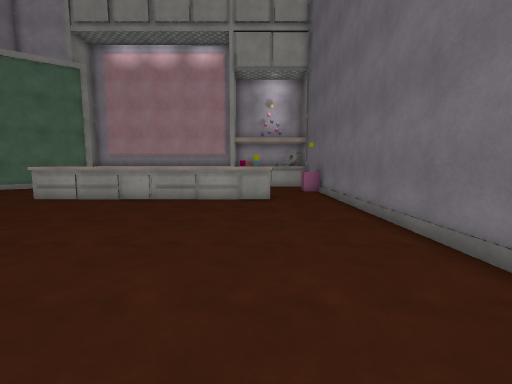
[1] (above)

14 first-person views from a walk through a 3-D level made in the Unity game engine. The camera is 1.4 m above the floor, tilts 6° down and sees 90° across. The floor is counted in squares, 1 m on a side. Each view is taken from the middle of a square. On the plan, view 1 faces up. The plan holds only what a view shows up to about 13 squares ahead; the rest is blank. The player character is not drawn. Surface patterns are stand-ins for the level's own textures.

[2]
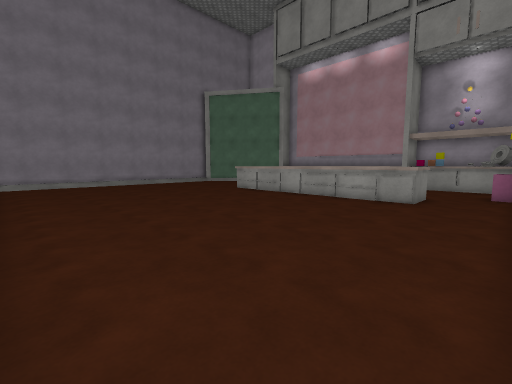

[3]
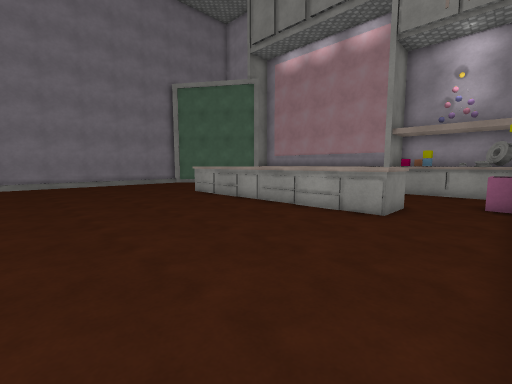

[4]
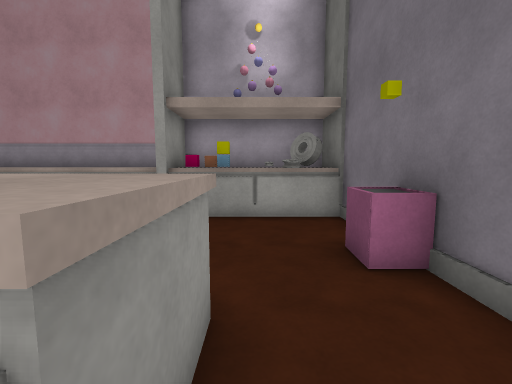

[5]
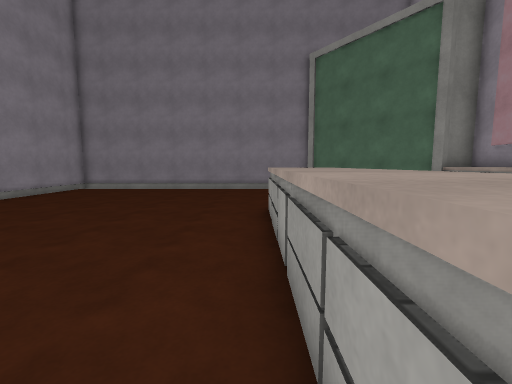

[6]
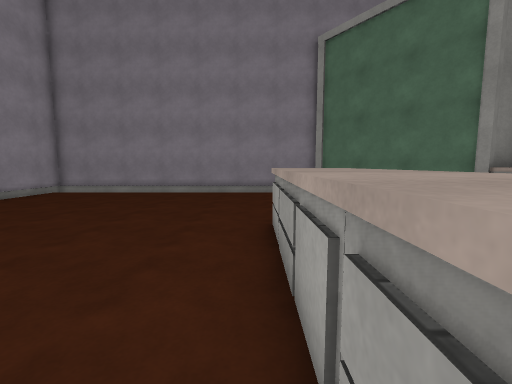

[7]
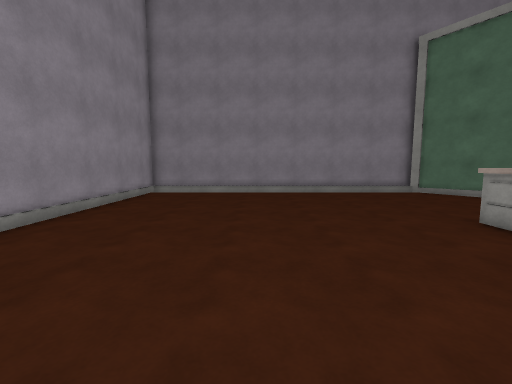

[8]
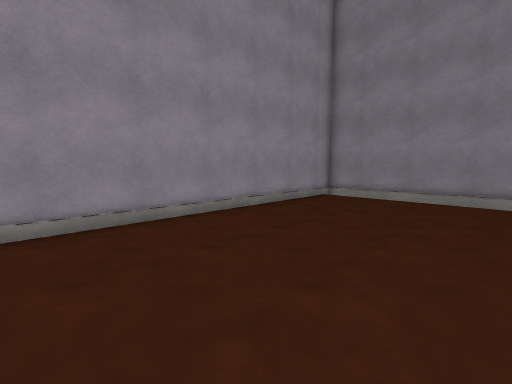

[9]
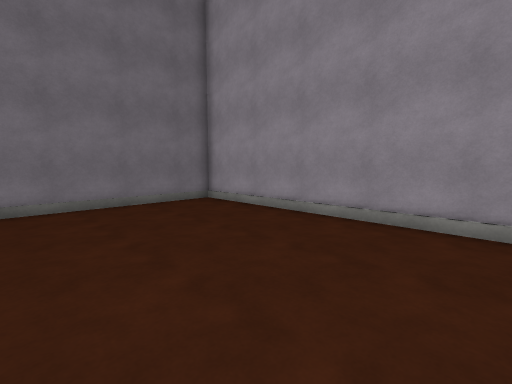

[10]
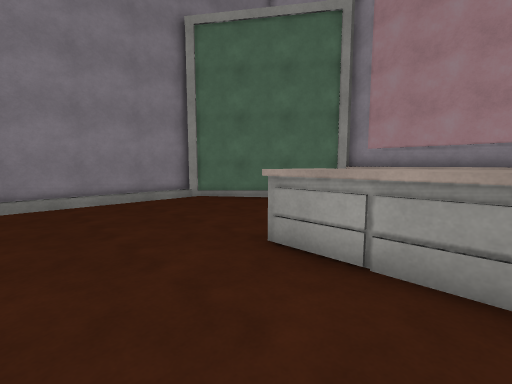

[11]
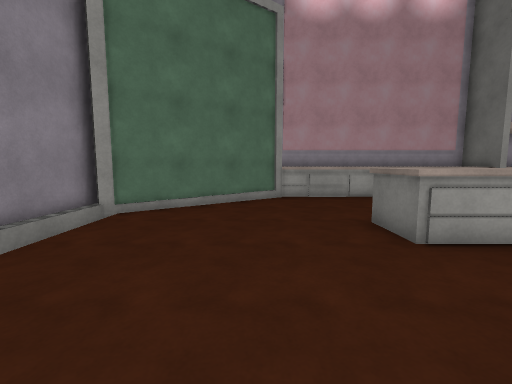

[12]
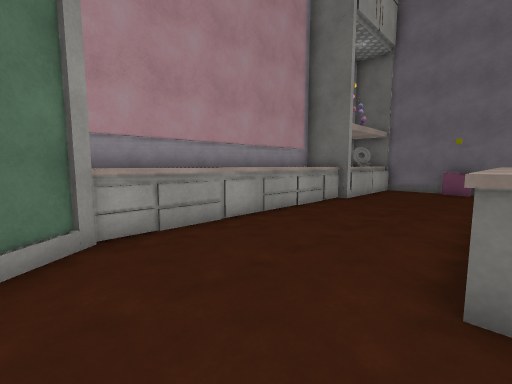

[13]
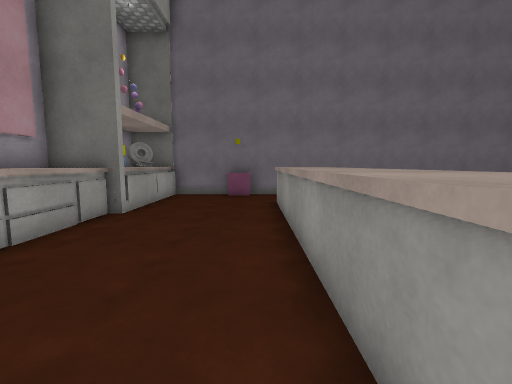

[14]
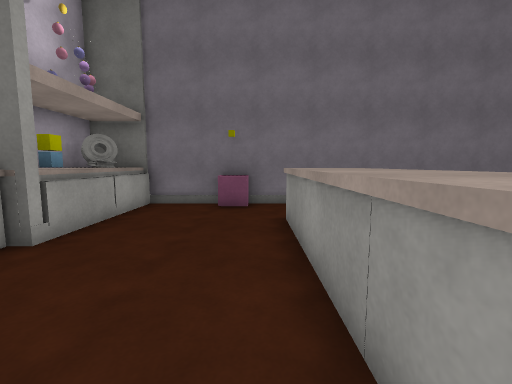

### Floor plan
Key: @ floor where view 1 was taken; # wall or solid block; . floor; = window, fence, low wall or low ledge; ^ raised ledge; B block; O other object.
Columns run from 16 left of view 1 to 4 right of it. Each row starts with its distance up from view 1.
 19     ################
 18     #^^^ ^^  ^^^^OO#
 17    ###^^^^^^^^^BBBB##
 16   ##................#
 15  ##.................#
 14 ##.................O#
 13 #...................#
 12 =......^^^^^^^^^^...#
 11 =......^^^^^^^^^^...#
 10 #...................#
  9 #...................#
  8 #...................#
  7 #...................#
  6 #...................#
  5 #...................#
  4 =...................#
  3 =...................#
  2 =...................#
  1 =...................#
  0 =...............@...#
 -1 #####################

Positions as (right, up) in squares from view 1, and headings:
1: (0, 0), facing up
2: (3, 0), facing up-left
3: (3, 3), facing up-left
4: (1, 10), facing up
5: (-1, 10), facing left
6: (-3, 10), facing left
7: (-3, 5), facing left
8: (-5, 6), facing down-left
9: (-6, 6), facing down-right
10: (-6, 7), facing up-left
11: (-12, 6), facing up
12: (-12, 12), facing up-right
13: (-9, 13), facing right
14: (-6, 13), facing right
